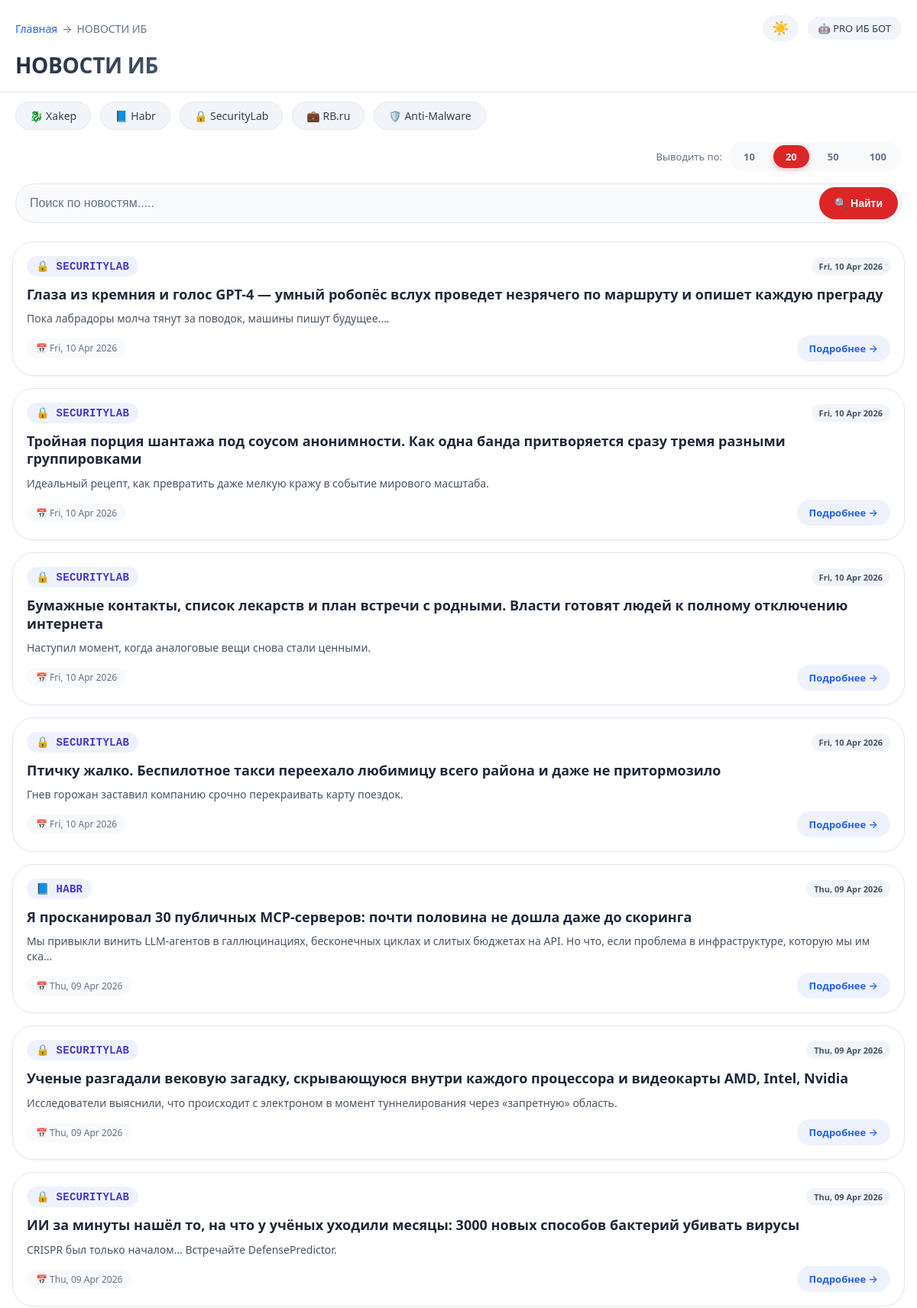
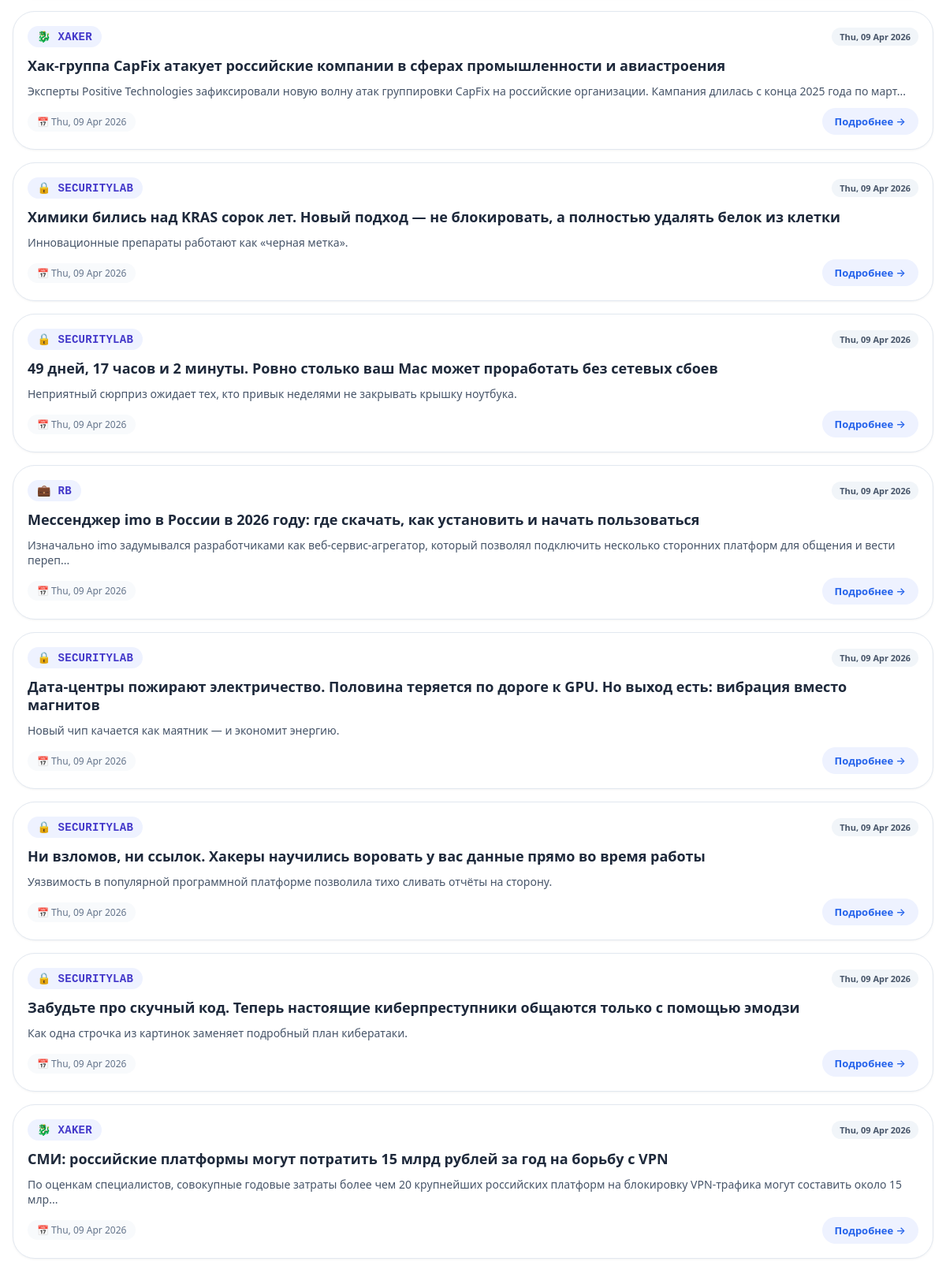
Page /news (upper part) on the committed database (2 pictures, top to bottom).
### tables this page shows
CREATE TABLE news (id INTEGER PRIMARY KEY AUTOINCREMENT, title TEXT NOT NULL, content TEXT, link TEXT UNIQUE NOT NULL, source TEXT NOT NULL, published_date TEXT, published_date_iso TEXT, search_text TEXT);

### wsgi.py (the view)
@app.route('/news')
def news():
    page = request.args.get('page', 1, type=int)
    limit = request.args.get('limit', 20, type=int)
    filter_source = request.args.get('source') or request.args.get('filter', 'all')
    offset = (page - 1) * limit
    if filter_source != 'all':
        total = config.get_news_count_by_source(filter_source)
        news = config.get_news_page_by_source(filter_source, limit, offset)
    else:
        total = config.get_news_count()
        news = config.get_news_page(limit, offset)
    total_pages = (total + limit - 1) // limit
    return render_template(
        'news.html',
        news=news,
        page=page,
        total_pages=total_pages,
        limit=limit,
        filter_source=filter_source
    )

### config.py (called while the page is built)
def get_norm_db():
    con = sqlite3.connect("site.db")
    con.row_factory = sqlite3.Row  # для удобного доступа по именам колонок
    return con

def get_news_count():
    con = get_norm_db()
    cursor = con.cursor()
    cursor.execute("SELECT COUNT(*) FROM news")
    count = cursor.fetchone()[0]
    con.close()
    return count

def get_news_page(limit, offset):
    con = get_norm_db()
    cursor = con.cursor()
    cursor.execute("""
        SELECT id, title, content, link, source, published_date
        FROM news
        ORDER BY published_date_iso DESC
        LIMIT ? OFFSET ?
    """, (limit, offset))
    news = cursor.fetchall()
    con.close()
    return news

### templates/news.html (shortened to what this page needs)
<!DOCTYPE html>
<html lang="ru">
<head>
    <link rel="stylesheet" href="/static/style.css">
</head>
<body>
<div class="app-container">
    <div class="nav-header">
        <div class="header-row">
            <div class="breadcrumb">
                <a href="/">Главная</a>
                <span>→</span>
                <span style="color: var(--text-muted);">НОВОСТИ ИБ</span>
            </div>
            <div class="header-right">
                <button class="theme-toggle" id="themeToggle" aria-label="Переключить тему">
                    <span id="themeIcon">☀️</span>
                </button>
                <a href="https://t.me/pdn_dtg_bot" target="_blank" class="bot-badge">
                    🤖 PRO ИБ БОТ
                </a>
            </div>
        </div>
        <div class="title-section">
            <h1>НОВОСТИ ИБ</h1>
        </div>
    </div>
    <div class="filters-scroll" id="filtersContainer">
        <span data-filter="xaker" class="filter-chip">🐉 Xakep</span>
        <span data-filter="habr" class="filter-chip">📘 Habr</span>
        <span data-filter="securitylab" class="filter-chip">🔒 SecurityLab</span>
        <span data-filter="rb" class="filter-chip">💼 RB.ru</span>
        <span data-filter="anti" class="filter-chip">🛡️ Anti-Malware</span>
    </div>
    <div class="limit-row">
        <span class="limit-label">Выводить по:</span>
        <div class="limit-buttons">
            {% for count in [10, 20, 50, 100] %}
                {% if count == limit %}
                    <span class="limit-btn active" data-limit="{{ count }}">{{ count }}</span>
                {% else %}
                    <a href="/news?page=1&limit={{ count }}" class="limit-btn" data-limit="{{ count }}">{{ count }}</a>
                {% endif %}
            {% endfor %}
        </div>
    </div>
    <div class="search-container">
        <form action="/search_news" method="get" class="search-form">
            <input type="text" name="q" placeholder="Поиск по новостям....." value="{{ request.args.get('q', '') }}">
            <button type="submit">🔍 Найти</button>
        </form>
    </div>
        <div class="main-content">
            <div class="vuln-list">
                {% for item in news %}
                <div class="vuln-card">
                    <div class="card-header">
                        <span class="identifier">
                            {% if item['source'] == 'xaker' %}🐉
                            {% elif item['source'] == 'habr' %}📘
                            {% elif item['source'] == 'securitylab' %}🔒
                            {% elif item['source'] == 'rb' %}💼
                            {% elif item['source'] == 'anti' %}🛡️
                            {% endif %}
                            {{ item['source']|upper }}
                        </span>
                        <span class="severity-tag">{{ item['published_date'][:16] if item['published_date'] else 'Нет даты' }}</span>
                    </div>
                    <div class="vuln-name">{{ item['title'] }}</div>
                    {% set desc = item['content'] if item['content'] else 'Описание отсутствует' %}
                    <div class="vuln-description">{{ desc[:150] }}{% if desc|length > 150 %}...{% endif %}</div>
                    <div class="meta-row">
                        <span class="date-badge">📅 {{ item['published_date'][:16] if item['published_date'] else 'Нет даты' }}</span>
                        <a href="/news/{{ item['id'] }}?page={{ page }}&limit={{ limit }}" class="detail-link">Подробнее →</a>
                    </div>
                </div>
                {% endfor %}
            </div>
        </div>
    </div>
</body>
</html>

### rows in the picture
news: source "SECURITYLAB", published_date "Fri, 10 Apr 2026", title "Глаза из кремния и голос GPT-4 — умный робопёс вслух проведет незрячего по маршруту и опишет каждую преграду", content "Пока лабрадоры молча тянут за поводок, машины пишут будущее…."
news: source "SECURITYLAB", published_date "Fri, 10 Apr 2026", title "Тройная порция шантажа под соусом анонимности. Как одна банда притворяется сразу тремя разными группировками", content "Идеальный рецепт, как превратить даже мелкую кражу в событие мирового масштаба."
news: source "SECURITYLAB", published_date "Fri, 10 Apr 2026", title "Бумажные контакты, список лекарств и план встречи с родными. Власти готовят людей к полному отключению интернета", content "Наступил момент, когда аналоговые вещи снова стали ценными."
news: source "SECURITYLAB", published_date "Fri, 10 Apr 2026", title "Птичку жалко. Беспилотное такси переехало любимицу всего района и даже не притормозило", content "Гнев горожан заставил компанию срочно перекраивать карту поездок."
news: source "HABR", published_date "Thu, 09 Apr 2026", title "Я просканировал 30 публичных MCP-серверов: почти половина не дошла даже до скоринга", content "Мы привыкли винить LLM-агентов в галлюцинациях, бесконечных циклах и слитых бюджетах на API. Но что, если проблема в инфраструктуре, которую мы им ска"
news: source "SECURITYLAB", published_date "Thu, 09 Apr 2026", title "Ученые разгадали вековую загадку, скрывающуюся внутри каждого процессора и видеокарты AMD, Intel, Nvidia", content "Исследователи выяснили, что происходит с электроном в момент туннелирования через «запретную» область."
news: source "SECURITYLAB", published_date "Thu, 09 Apr 2026", title "ИИ за минуты нашёл то, на что у учёных уходили месяцы: 3000 новых способов бактерий убивать вирусы", content "CRISPR был только началом… Встречайте DefensePredictor."
news: source "XAKER", published_date "Thu, 09 Apr 2026", title "Хак-группа CapFix атакует российские компании в сферах промышленности и авиастроения", content "Эксперты Positive Technologies зафиксировали новую волну атак группировки CapFix на российские организации. Кампания длилась с конца 2025 года по март"
news: source "SECURITYLAB", published_date "Thu, 09 Apr 2026", title "Химики бились над KRAS сорок лет. Новый подход — не блокировать, а полностью удалять белок из клетки", content "Инновационные препараты работают как «черная метка»."
news: source "SECURITYLAB", published_date "Thu, 09 Apr 2026", title "49 дней, 17 часов и 2 минуты. Ровно столько ваш Mac может проработать без сетевых сбоев", content "Неприятный сюрприз ожидает тех, кто привык неделями не закрывать крышку ноутбука."
news: source "RB", published_date "Thu, 09 Apr 2026", title "Мессенджер imo в России в 2026 году: где скачать, как установить и начать пользоваться", content "Изначально imo задумывался разработчиками как веб-сервис-агрегатор, который позволял подключить несколько сторонних платформ для общения и вести переп"
news: source "SECURITYLAB", published_date "Thu, 09 Apr 2026", title "Дата-центры пожирают электричество. Половина теряется по дороге к GPU. Но выход есть: вибрация вместо магнитов", content "Новый чип качается как маятник — и экономит энергию."
news: source "SECURITYLAB", published_date "Thu, 09 Apr 2026", title "Ни взломов, ни ссылок. Хакеры научились воровать у вас данные прямо во время работы", content "Уязвимость в популярной программной платформе позволила тихо сливать отчёты на сторону."
news: source "SECURITYLAB", published_date "Thu, 09 Apr 2026", title "Забудьте про скучный код. Теперь настоящие киберпреступники общаются только с помощью эмодзи", content "Как одна строчка из картинок заменяет подробный план кибератаки."
news: source "XAKER", published_date "Thu, 09 Apr 2026", title "СМИ: российские платформы могут потратить 15 млрд рублей за год на борьбу с VPN", content "По оценкам специалистов, совокупные годовые затраты более чем 20 крупнейших российских платформ на блокировку VPN-трафика могут составить около 15 млр"

### other values in the picture
{{ count }} "10" "50" "100"
{{ count }} "20"
